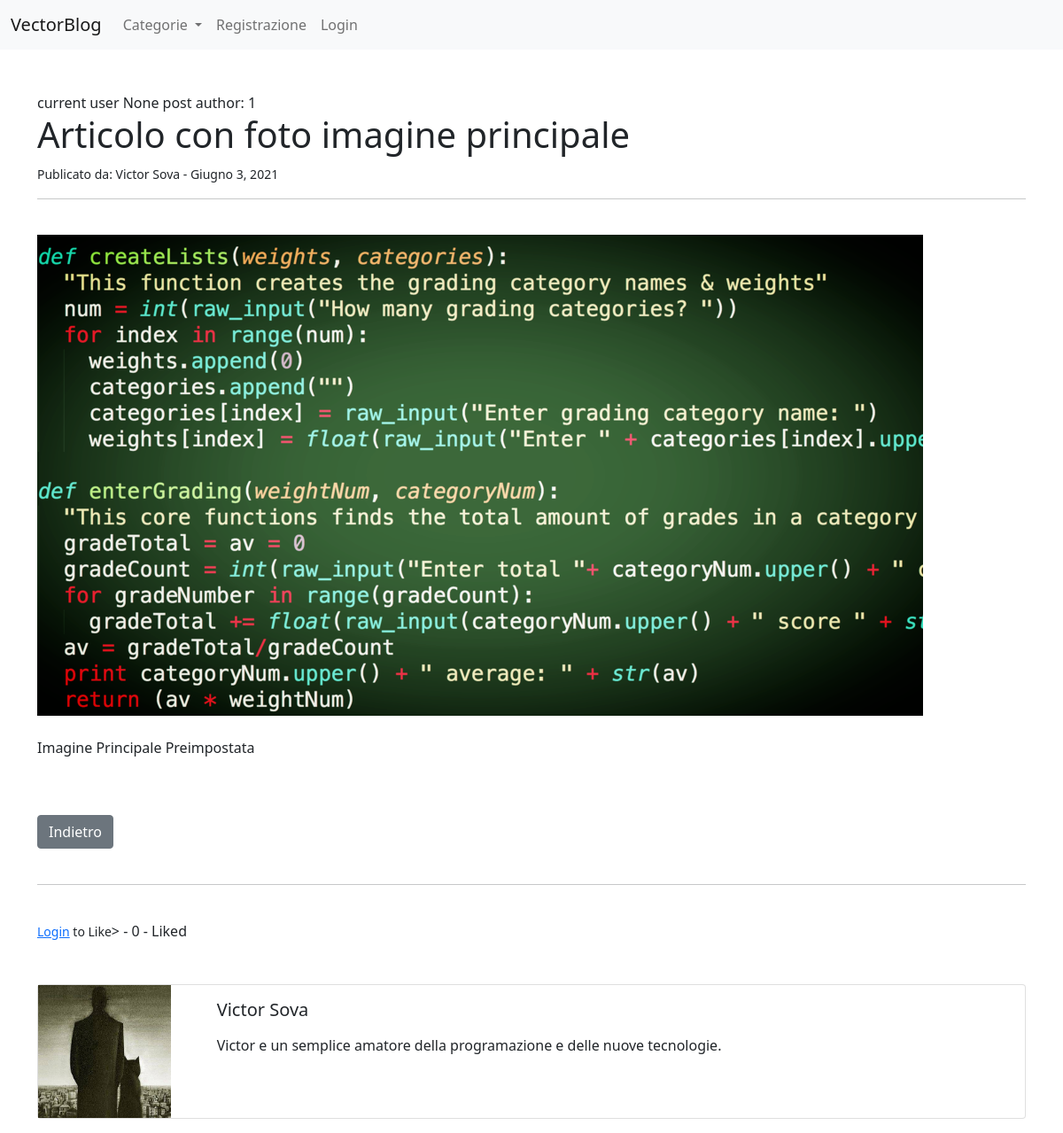
The page /article/25 on the database its author committed.
### Eblog/models.py (models this page shows, shortened)
class Post(models.Model):
	title = models.CharField(max_length = 200)
	header_image = models.ImageField(null = True, blank = True, upload_to = "images/")
	title_tag = models.CharField(max_length = 200)
	author = models.ForeignKey(User, on_delete = models.CASCADE)
	body = RichTextField(blank = True, null = True)
	post_date = models.DateField(auto_now_add=True)
	category = models.CharField(max_length = 200, default = 'coding')
	snippet = models.CharField(max_length = 50, default = 'Picola discrizione del articolo')
	likes = models.ManyToManyField(User, related_name='blog_post')
	def total_likes(self):
		return self.likes.count()

class Profile(models.Model):
	user = models.OneToOneField(User, null = True, on_delete = models.CASCADE)
	bio = models.TextField(max_length = 200, null = True, blank = True)
	profile_pic = models.ImageField(null = True, blank = True, upload_to = "images/profile/")
	facebook_url = models.CharField(max_length = 200, null = True, blank = True)
	instagram_url = models.CharField(max_length = 200, null = True, blank = True)
	youtube_url = models.CharField(max_length = 200, null = True, blank = True)

### Eblog/views.py (the view)
# urls.py: path('article/<int:pk>', ArticleDetailView.as_view(), name = 'article-detail'),
class ArticleDetailView(DetailView):
	model = Post
	template_name = 'article_detail.html'
	def get_context_data(self, *args, **kwargs):
		cat_menu = Category.objects.all()
		context = super(ArticleDetailView, self).get_context_data(*args, **kwargs)
		stuff = get_object_or_404(Post, id = self.kwargs["pk"])
		total_likes = stuff.total_likes()
		liked = False
		if stuff.likes.filter(id = self.request.user.id).exists():
			liked = True
		context["liked"] = liked
		context["cat_menu"] = cat_menu
		context["total_likes"] = total_likes
		return context

### Eblog/models.py (called while the page is built)
	def __str__(self):
		return self.name

### Eblog/templates/article_detail.html (shortened to what this page needs)
{% extends 'base.html' %}
{% load static %}
 {% block content %}
current user {{ user.id }}
post author: {{ post.author.id }}
<h1>{{ post.title }}</h1>
<small>Publicato da:
	{{post.author.first_name }}
	{{post.author.last_name }} -
	{{post.post_date}}
		</small><br/>
		<hr>
		<br/>
		{% if post.header_image %}
		<img src="{{ post.header_image.url}}">
		{% endif %}
		<br/><br/>
		{{ post.body | safe }}
		<br/><br/>
		<a href="{% url 'home'  %}" class="btn btn-secondary">Indietro</a>
	<br/><br/>
	<hr>
	<br/>
	<form action="{% url 'like_post' post.pk %}", method="POST">
	{% if user.is_authenticated %}
		{% if liked %}
			<button type="submit", name="post_id", value="{{ post.id }}", class="btn btn-danger"> Dislike </button>
		{% else %}
			<button type="submit", name="post_id", value="{{ post.id }}", class="btn btn-primary"> Like </button>
		{% endif %}
	{% else %}
		<small><a href="{% url 'login' %}">Login</a> to Like</small>>
	{% endif %}
		- {{ total_likes }} - Liked
	</form>
<br/><br/>
<div class="card mb-3">
  <div class="row g-0">
    <div class="col-md-2">
{% if post.author.profile.profile_pic %}
      <img src="{{ post.author.profile.profile_pic.url}}" width=150 height=150 >
{% else %}
	<img src="{% static 'Eblog/images/default-picture_0_0.png'  %}" class="card-img">
{% endif %}
    </div>
    <div class="col-md-10">
      <div class="card-body">
        <h5 class="card-title">{{post.author.first_name }} {{post.author.last_name}}</h5>
    <p class="card-text">{{ post.author.profile.bio}}</p>
    </div>
  </div>
</div>
{% endblock %}

### Eblog/templates/base.html (shortened to what this page needs)
<!doctype html>
<html lang="en">
  <head>
    <link href="https://cdn.jsdelivr.net/npm/bootstrap@5.0.0-beta3/dist/css/bootstrap.min.css" rel="stylesheet">
  </head>
  <body>
<nav class="navbar navbar-expand-lg navbar-light bg-light">
  <div class="container-fluid">
    <a class="navbar-brand" href="{% url 'home' %}">VectorBlog</a>
    <div class="collapse navbar-collapse" id="navbarSupportedContent">
      <ul class="navbar-nav me-auto mb-2 mb-lg-0">
        {% if cat_menu  %}
        <li class="nav-item dropdown">
          <a class="nav-link dropdown-toggle" href="#" id="navbarDropdown" role="button" data-bs-toggle="dropdown" aria-expanded="false">
            Categorie
          </a>
        </li>
        {% else %}
          <li class="nav-item">
              <a class="nav-link" href="{% url 'category-list' %}">Categorie</a>
          </li>
        {% endif %}
        {% if user.is_authenticated %}
          <li class="nav-item">
            <a class="nav-link" href="{% url 'add_post' %}">Aggiungi Articolo</a>
          </li>
            <li class="nav-item">
            <a class="nav-link" href="{% url 'add_category' %}">Aggiungi Categoria</a>
          </li>
          <li class="nav-item">
            <a class="nav-link" href="{% url 'edit_profile' %}">Modifica Profilo</a>
          </li>
          <li class="nav-item">
            <a class="nav-link" href="{% url 'logout' %}">Logout</a>
          </li>
        {% else %}
          <li class="nav-item">
            <a class="nav-link" href="{% url 'register' %}">Registrazione</a>
          </li>
          <li class="nav-item">
            <a class="nav-link" href="{% url 'login' %}">Login</a>
          </li>
        {% endif %}
    </div>
  </div>
</nav>
    <br/><br/>
    <div class = 'container' >
        {% block content %}
        {% endblock  %}
    </div>
  </body>
</html>

### rows shown on the page
Post: author.id "1", title "Articolo con foto imagine principale", author.first_name "Victor", author.last_name "Sova", post_date "Giugno 3, 2021", header_image (picture), body "Imagine Principale Preimpostata", author.profile.profile_pic (picture), author.profile.bio "Victor e un semplice amatore della programazione e delle nuove tecnologie."

### other values the page prints
{{ user.id }} "None"
{{ total_likes }} "0"
